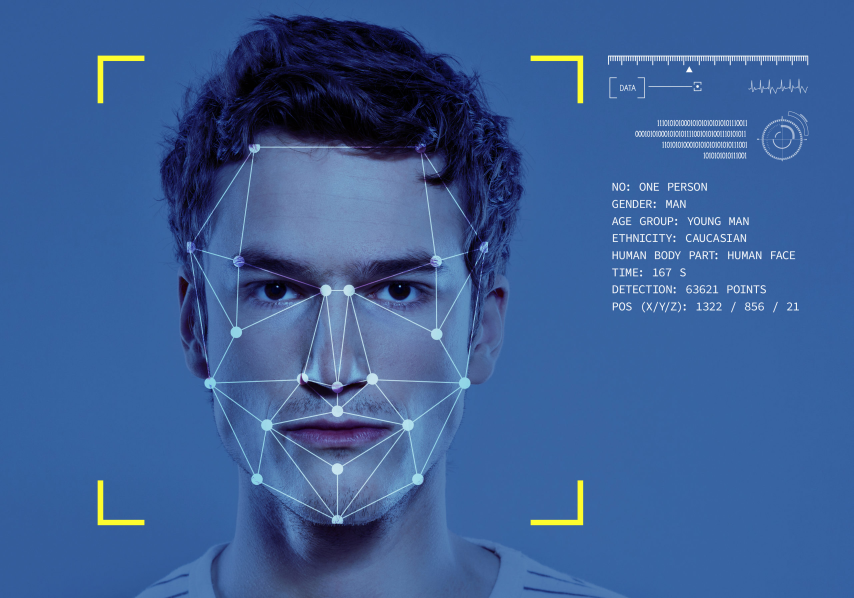
#> input picture Face Detector with GUI/fd.jpg, 2560 x 1794 px (shown at 1/3 size); its folder holds only this picture in this run
$ python -i faceDetectorGui.py   (imports and definitions only)   (older library calls are emulated)
#> lines starting #> are read from the running program, lines starting #| are printed output that depends on the picture
import cv2
from tkinter import *
from tkinter import filedialog
from tkinter import font

from PIL import Image, ImageTk

def faceDetGui():

    root = Tk()
    root.geometry("620x705")
    root.title('Face Detector')
    root.configure(bg="black")

    boldFont = font.Font(family='Helvetica', size=12, weight='bold')
    boldFont1 = font.Font(family='Helvetica', size=10, weight='bold')

    var = StringVar()
    var2 = StringVar()
    label = Label(root, anchor=CENTER, textvariable = var, relief = RAISED, width=240,font = boldFont)
    label2 = Label(root, anchor=CENTER, textvariable = var2, relief = RAISED, width=240,font = boldFont)
    var.set(" Welcome To Face Detector! ")
    label.pack(pady=10)

    img = Image.open("fd.jpg")
#> img is the input picture: PIL image 2560x1794 RGB; mean R, G, B 59.6, 94.4, 149.3
    load = img.resize((450, 450), Image.ANTIALIAS)
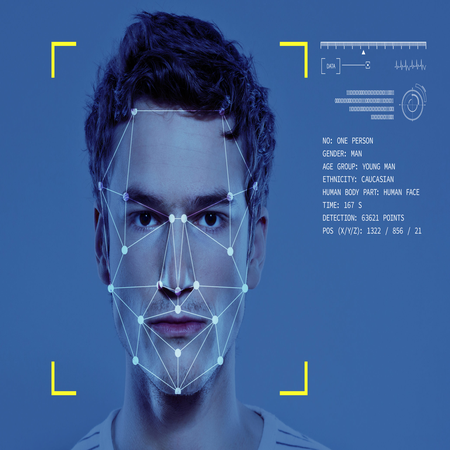
#> load: PIL image 450x450 RGB; mean R, G, B 59.6, 94.3, 149.3
    render = ImageTk.PhotoImage(load)
    img = Label(image=render)
    img.image = render
    img.pack()
    # img.place(x=1, y=1)

    var2.set("Select any image to detect faces")
    label2.pack(pady=10)

    # filename = Entry(root, width=75)
    # filename.pack()

    def open_file():
        global file
        file =  filedialog.askopenfilename(initialdir = "/", title = "Select file")
        # print(file)

    def detect():
        face_cascade = cv2.CascadeClassifier("C:/Users/DURVESH/Desktop/Voice Assistant/OpenCV2/haarcascade_frontalface_default.xml")
        orgImg = cv2.imread(file)
        img = cv2.imread(file)
        gray_img = cv2.imread(file,0)

        faces = face_cascade.detectMultiScale(gray_img,
        scaleFactor=1.15,
        minNeighbors=5)

        for x,y,w,h in faces:
            img=cv2.rectangle(img, (x,y),(x+w,y+h),(0,255,0),5)

        resized_img = cv2.resize(img,(int(img.shape[1]/3),int(img.shape[0]/3)))
        resized_orImg = cv2.resize(orgImg,(int(orgImg.shape[1]/3),int(orgImg.shape[0]/3)))
        cv2.imshow("Face Detection",resized_img)
        cv2.imshow("Original Image",resized_orImg)
        cv2.waitKey(0)
        cv2.destroyAllWindows()


    btn1 = Button(root, text ='Choose File', width = 20, command = lambda:open_file(),bg="blue",fg="white",activebackground="white",font = boldFont1)
    btn1.pack(side = TOP, pady = 20)

    btn2 = Button(root, text ='Detect Now', width=25, command = lambda:detect(),bg="blue",fg="white",activebackground="white",font = boldFont1)
    btn2.pack(side = TOP)

    root.mainloop()

# [1 line not run here, left out]

>>> result = faceDetGui()
